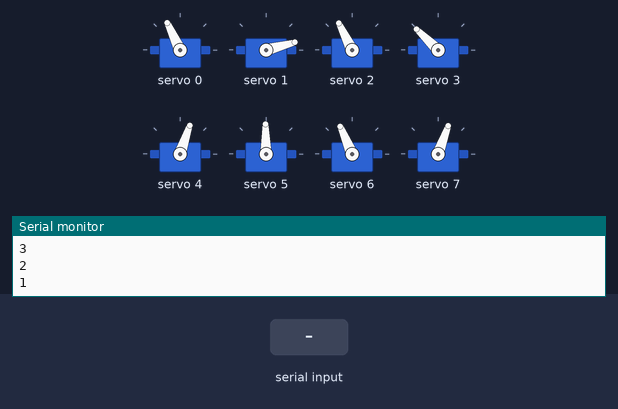
A sketch run on a simulated ESP32. Parts: 8 × servo, the last lines printed to the serial monitor. Inputs (shaded band) come from the test bench.

Above: at 12.2 s.
12.3 s: "2" received over Serial
At 12.78 s:
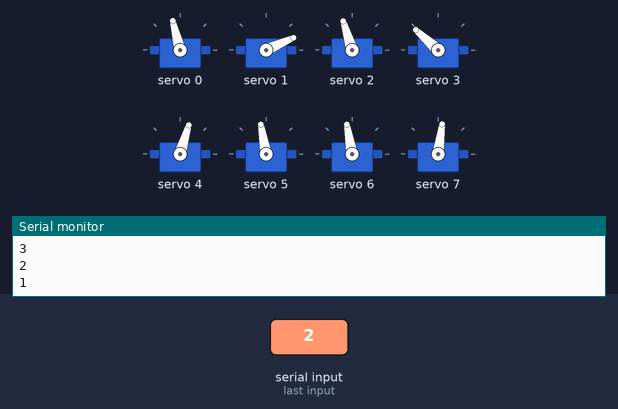
At 13.2 s:
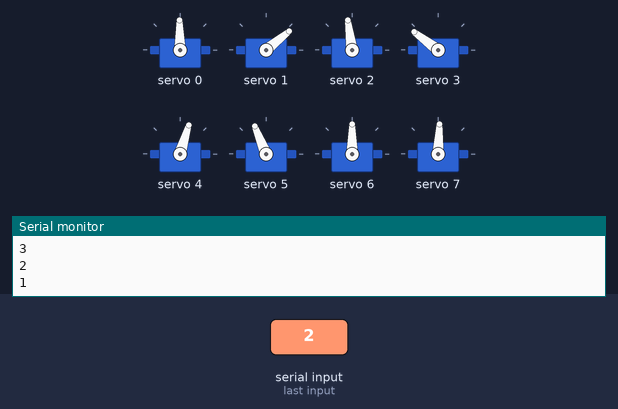
15.3 s: "1" received over Serial
18.3 s: "0" received over Serial
At 19.7 s:
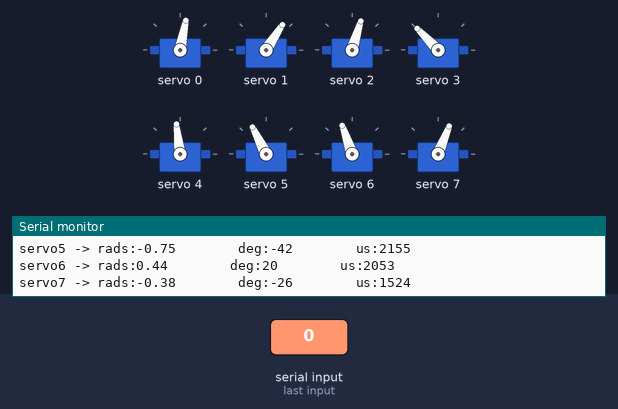
Timing chart, 0 to 21.3 s (numbered marks = the images above; inputs shaded):
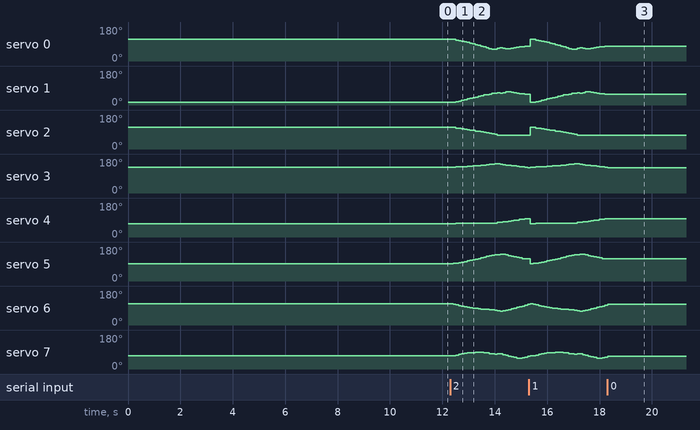

The sketch:

3D_SS_24.ino
```cpp
// HOW TO:
// ------------------------------
// Serial input = 2 -> Steps through gait sequence once and stops at the end.
// Serial input = 1 -> Steps through gait sequence in a loop.
// Serial input = 0 -> Stops infinite loop at the node where it is at that moment

//Gait template
#include <Wire.h>
#include <Adafruit_PWMServoDriver.h>

Adafruit_PWMServoDriver pca9685 = Adafruit_PWMServoDriver();

#define SERVO_FREQ 300
#define SER0 0 //Hip 1
#define SER1 1 //Knee 1
#define SER2 2 //Hip 2
#define SER3 3 //Knee 2
#define SER4 4 //Hip 3
#define SER5 5 //Knee 3
#define SER6 6 //Hip 4
#define SER7 7 //Knee 4


// Insert servo angles here:
// For 3D gaits, these angles are obtained from linearisation.py
// For 2D gaits, these angles are obtained from 2D_trajectory_reader.py
float SS_servo0[] = {-0.52407291, -0.49021802, -0.4011576 , -0.33692541, -0.27169592, -0.20207127, -0.11893662, -0.02689783,  0.06514097,  0.15717977,  0.24921856,  0.35622895,  0.46788593,  0.57954291,  0.68911854,  0.75501782,  0.73823177,  0.66211786,  0.57660867,  0.62914076,  0.68167407,  0.67827292,  0.63911576,  0.58212616,  0.52533786,  0.4651754 ,  0.42879681,  0.39042622,  0.35551432,  0.32696095,  0.29297619,  0.27249286,  0.26324717,  0.25387886,  0.21427577,  0.17777728,  0.14869815,  0.12325108,  0.09628608,  0.06892677,  0.0302168 , -0.00100424, -0.03243623, -0.06481915, -0.09777339, -0.13072763, -0.16368187, -0.19663611, -0.22981186, -0.26298939, -0.29616691, -0.33777755, -0.36693487, -0.39916066, -0.42043133, -0.44090668, -0.45462586, -0.4686307 , -0.48350488, -0.4973921 , -0.50947387, -0.52115225};
float SS_servo1[] = {1.75695259, 1.74715237, 1.67896675, 1.60790689, 1.52720349, 1.44625951, 1.36099697, 1.27288817, 1.18477937, 1.09667056, 1.00856176, 0.92836666, 0.85062765, 0.77288864, 0.69935329, 0.6494597 , 0.57707507, 0.53445383, 0.58108658, 0.52364449, 0.45325931, 0.41364472, 0.45771108, 0.54143241, 0.6208989 , 0.68501169, 0.69433839, 0.72088807, 0.73993082, 0.70680495, 0.67740186, 0.6232537 , 0.55534639, 0.50629714, 0.56258272, 0.64236391, 0.72359494, 0.80638877, 0.89070393, 0.98143173, 1.10621945, 1.21233828, 1.30339696, 1.38764556, 1.46104513, 1.53444471, 1.60784428, 1.68124385, 1.70994193, 1.73828273, 1.76662353, 1.77948146, 1.75686676, 1.73726352, 1.70794322, 1.6935954 , 1.68304406, 1.68320466, 1.69346345, 1.70572899, 1.72301372, 1.74520272};
float SS_servo2[] = { 0.50359521,  0.46617207,  0.39435722,  0.34699861,  0.29184173,  0.23681724,  0.18145257,  0.12586368,  0.07027479,  0.0146859 , -0.04090299, -0.10063619, -0.16165562, -0.22267504, -0.28433114, -0.34649595, -0.42340385, -0.49920536, -0.52456092, -0.52268881, -0.52301145, -0.52328487, -0.5139068 , -0.50950401, -0.51520682, -0.52273525, -0.52648241, -0.52607696, -0.52233878, -0.52036124, -0.52257417, -0.51816415, -0.4804406 , -0.41061825, -0.33490659, -0.24430491, -0.14482027, -0.04068091,  0.06209788,  0.1503599 ,  0.22566475,  0.31518496,  0.41812882,  0.51653624,  0.59497007,  0.67340391,  0.75183774,  0.83027157,  0.86194603,  0.89324677,  0.92454751,  0.89926859,  0.81330341,  0.74891129,  0.69763433,  0.65617866,  0.62738994,  0.60149368,  0.57497856,  0.54977144,  0.52690862,  0.50950705};
float SS_servo3[] = {0.98874006, 1.01002691, 1.05149906, 1.02811322, 1.03507277, 1.06240429, 1.08996599, 1.11767939, 1.1453928 , 1.17310621, 1.20081961, 1.24286816, 1.28936576, 1.33586337, 1.38337074, 1.41188226, 1.43649627, 1.4251553 , 1.35328795, 1.3088182 , 1.28753703, 1.25545049, 1.20156487, 1.15292863, 1.12035517, 1.07996599, 1.02972878, 0.97856145, 0.92582367, 0.856215  , 0.78091549, 0.71517739, 0.70041568, 0.73977526, 0.79237209, 0.8335559 , 0.86087207, 0.84887093, 0.78211824, 0.73807657, 0.78953601, 0.85654074, 0.85462294, 0.82708711, 0.76537716, 0.70366721, 0.64195725, 0.5802473 , 0.49037647, 0.40028058, 0.31018468, 0.3095474 , 0.43474836, 0.51635448, 0.58839682, 0.650195  , 0.6968767 , 0.7457557 , 0.80619   , 0.86792717, 0.93303631, 0.9859996 };
float SS_servo4[] = { 0.53003416,  0.5292782 ,  0.49998452,  0.50117181,  0.50592498,  0.49898722,  0.49734707,  0.49919845,  0.50104984,  0.50290122,  0.5047526 ,  0.50919443,  0.51444024,  0.51968604,  0.52311203,  0.50612226,  0.4666643 ,  0.41827229,  0.36998011,  0.33578764,  0.29060456,  0.24129825,  0.1930062 ,  0.14150976,  0.08926453,  0.03335373, -0.01937308, -0.06000351, -0.08539675, -0.11705006, -0.17055345, -0.20356563, -0.23324656, -0.26804552, -0.30755876, -0.33344457, -0.33810478, -0.32895902, -0.33472193, -0.34031126, -0.35533389, -0.39426033, -0.43907599, -0.4662798 , -0.45333325, -0.44038669, -0.42744013, -0.41449357, -0.34652805, -0.2781228 , -0.20971755, -0.11803822, -0.02479183,  0.04859235,  0.12031256,  0.18644445,  0.24745176,  0.30981136,  0.36840231,  0.42497392,  0.47778096,  0.51847202};
float SS_servo5[] = {-0.11927679, -0.15980609, -0.17817685, -0.25490646, -0.34039755, -0.40209609, -0.47229004, -0.54808314, -0.62387624, -0.69966934, -0.77546244, -0.85978575, -0.9467565 , -1.03372725, -1.11958166, -1.18578774, -1.23384879, -1.28873206, -1.32165341, -1.30158376, -1.23062977, -1.1531542 , -1.07535882, -0.99673408, -0.92313081, -0.85157876, -0.78971181, -0.75130455, -0.74582541, -0.75168481, -0.72438421, -0.74584896, -0.76824167, -0.76876016, -0.72208139, -0.66801015, -0.64563133, -0.65127103, -0.62492369, -0.59864229, -0.55303461, -0.45469196, -0.37166935, -0.31618867, -0.31048505, -0.30478142, -0.2990778 , -0.29337418, -0.34549036, -0.39806866, -0.45064696, -0.51995034, -0.59024354, -0.63058712, -0.66094748, -0.64943407, -0.57011345, -0.48781967, -0.39738046, -0.29761038, -0.17930896, -0.10133399};
float SS_servo6[] = { 0.42949732,  0.40112879,  0.32007818,  0.23784371,  0.15874315,  0.10121347,  0.04980977,  0.00244358, -0.04492261, -0.09228879, -0.13965498, -0.16152544, -0.17548302, -0.18944061, -0.19978506, -0.21791764, -0.26912336, -0.35211805, -0.38870698, -0.36145655, -0.297049  , -0.21307322, -0.12612494, -0.04286818,  0.0408437 ,  0.10821097,  0.16670724,  0.2486894 ,  0.35605953,  0.43743881,  0.49475872,  0.53595318,  0.53596482,  0.50899716,  0.50849834,  0.48948506,  0.48937723,  0.49686018,  0.50138032,  0.50533267,  0.50356377,  0.51551298,  0.53028009,  0.53790601,  0.53280582,  0.52770564,  0.52260545,  0.51750527,  0.48054072,  0.4433215 ,  0.40610229,  0.38735079,  0.38099352,  0.35004408,  0.33438772,  0.32075505,  0.31862745,  0.32906112,  0.35082212,  0.37634799,  0.40986218,  0.43101796};
float SS_servo7[] = {-0.40389916, -0.39132887, -0.30560759, -0.21558358, -0.13526961, -0.08878615, -0.05514237, -0.02996094, -0.00477951,  0.02040193,  0.04558336,  0.01856937, -0.024644  , -0.06785738, -0.1190464 , -0.16800816, -0.18002459, -0.14210145, -0.17324375, -0.26626131, -0.36028821, -0.44310939, -0.52341515, -0.60267724, -0.68796469, -0.72294649, -0.65246586, -0.56668647, -0.47022828, -0.37998136, -0.2955232 , -0.19217989, -0.11789498, -0.10558128, -0.13752812, -0.11104794, -0.108059  , -0.1142605 , -0.11767413, -0.1182346 , -0.1013088 , -0.11794331, -0.1531511 , -0.17650379, -0.18452125, -0.1925387 , -0.20055615, -0.2085736 , -0.17411768, -0.13932231, -0.10452693, -0.10844616, -0.13457035, -0.11516154, -0.11712545, -0.11627055, -0.12896454, -0.16208259, -0.21449456, -0.27250279, -0.34460074, -0.39673752};

int node=0;
int first=0;
int input=0;
int end_time=0;
int time_step=100000;
int steps = sizeof(SS_servo0)/sizeof(SS_servo0[0]);
int one_print = 0;

// -------------------Joint configurations-------------------
int servo0=0;
int servo0_deg=0;
int servo1=0;
int servo1_deg=0;
int servo2=0;
int servo2_deg=0;
int servo3=0;
int servo3_deg=0;
int servo4=0;
int servo4_deg=0;
int servo5=0;
int servo5_deg=0;
int servo6=0;
int servo6_deg=0;
int servo7=0;
int servo7_deg=0;

void setup() {
  Serial.begin(115200);
  pca9685.begin();

  pca9685.setOscillatorFrequency(27000000); //Value between 24MHz and 27MHz, tuned for this setup
  pca9685.setPWMFreq(SERVO_FREQ);
  delay (1000);

  servo0_deg=SS_servo0[0]/3.14159265*180;
  servo0=map(servo0_deg,-38,90,2200,1030);
  servo1_deg=SS_servo1[0]/3.14159265*180;
  servo1=map(servo1_deg,-90,90,2600,950);
  servo2_deg=SS_servo2[0]/3.14159265*180;
  servo2=map(servo2_deg,-38,90,1510,2730);
  servo3_deg=SS_servo3[0]/3.14159265*180;
  servo3=map(servo3_deg,-90,90,1100,2700);
  servo4_deg=SS_servo4[0]/3.14159265*180;
  servo4=map(servo4_deg,-90,38,2700,1500);
  servo5_deg=SS_servo5[0]/3.14159265*180;
  servo5=map(servo5_deg,-90,90,2600,930);
  servo6_deg=SS_servo6[0]/3.14159265*180;
  servo6=map(servo6_deg,-90,38,850,2250);
  servo7_deg=SS_servo7[0]/3.14159265*180;
  servo7=map(servo7_deg,-90,90,920,2620);

  pca9685.setPWM(SER0,0,servo0);
  pca9685.setPWM(SER1,0,servo1);
  pca9685.setPWM(SER2,0,servo2);
  pca9685.setPWM(SER3,0,servo3);
  pca9685.setPWM(SER4,0,servo4);
  pca9685.setPWM(SER5,0,servo5);
  pca9685.setPWM(SER6,0,servo6);
  pca9685.setPWM(SER7,0,servo7);

  Serial.print("Node:");
  Serial.println(node);
  Serial.print("servo0 -> rads:");
  Serial.print(SS_servo0[node]);
  Serial.print("        deg:");
  Serial.print(servo0_deg);
  Serial.print("        us:");
  Serial.println(servo0);
  Serial.print("servo1 -> rads:");
  Serial.print(SS_servo1[node]);
  Serial.print("        deg:");
  Serial.print(servo1_deg);
  Serial.print("        us:");
  Serial.println(servo1);
  Serial.print("servo2 -> rads:");
  Serial.print(SS_servo2[node]);
  Serial.print("        deg:");
  Serial.print(servo2_deg);
  Serial.print("        us:");
  Serial.println(servo2);
  Serial.print("servo3 -> rads:");
  Serial.print(SS_servo3[node]);
  Serial.print("        deg:");
  Serial.print(servo3_deg);
  Serial.print("        us:");
  Serial.println(servo3);
  Serial.print("servo4 -> rads:");
  Serial.print(SS_servo4[node]);
  Serial.print("        deg:");
  Serial.print(servo4_deg);
  Serial.print("        us:");
  Serial.println(servo4);
  Serial.print("servo5 -> rads:");
  Serial.print(SS_servo5[node]);
  Serial.print("        deg:");
  Serial.print(servo5_deg);
  Serial.print("        us:");
  Serial.println(servo5);
  Serial.print("servo6 -> rads:");
  Serial.print(SS_servo6[node]);
  Serial.print("        deg:");
  Serial.print(servo6_deg);
  Serial.print("        us:");
  Serial.println(servo6);
  Serial.print("servo7 -> rads:");
  Serial.print(SS_servo7[node]);
  Serial.print("        deg:");
  Serial.print(servo7_deg);
  Serial.print("        us:");
  Serial.println(servo7);

  Serial.println("10");
  delay(1000);
  Serial.println("9");
  delay(1000);
  Serial.println("8");
  delay(1000);
  Serial.println("7");
  delay(1000);
  Serial.println("6");
  delay(1000);
  Serial.println("5");
  delay(1000);
  Serial.println("4");
  delay(1000);
  Serial.println("3");
  delay(1000);
  Serial.println("2");
  delay(1000);
  Serial.println("1");
  delay(1000);

}

void loop()
{
  if(Serial.available()>0)
  {
    first=Serial.read();
    if(first=='2')
    {
      input=2;
      node=0;
      one_print=1;
    }
    if(first=='1')
    {
      input=1;
      node=0;
      one_print=1;
    }
    if(first=='0')
    {
      input=0;
    }
  }
  if(input==1 or input==2)
  {
      if(esp_timer_get_time()>=end_time)
      {
        servo0_deg=SS_servo0[node]/3.14159265*180;
        servo0=map(servo0_deg,-38,90,2200,1030);
        servo1_deg=SS_servo1[node]/3.14159265*180;
        servo1=map(servo1_deg,-90,90,2600,950);
        servo2_deg=SS_servo2[node]/3.14159265*180;
        servo2=map(servo2_deg,-38,90,1510,2730);
        servo3_deg=SS_servo3[node]/3.14159265*180;
        servo3=map(servo3_deg,-90,90,1100,2700);
        servo4_deg=SS_servo4[node]/3.14159265*180;
        servo4=map(servo4_deg,-90,38,2700,1500);
        servo5_deg=SS_servo5[node]/3.14159265*180;
        servo5=map(servo5_deg,-90,90,2600,930);
        servo6_deg=SS_servo6[node]/3.14159265*180;
        servo6=map(servo6_deg,-90,38,850,2250);
        servo7_deg=SS_servo7[node]/3.14159265*180;
        servo7=map(servo7_deg,-90,90,920,2620);

        pca9685.setPWM(SER0,0,servo0);
        pca9685.setPWM(SER1,0,servo1);
        pca9685.setPWM(SER2,0,servo2);
        pca9685.setPWM(SER3,0,servo3);
        pca9685.setPWM(SER4,0,servo4);
        pca9685.setPWM(SER5,0,servo5);
        pca9685.setPWM(SER6,0,servo6);
        pca9685.setPWM(SER7,0,servo7);

        node+=1;
        if(node>=steps and input==1)
        {
          Serial.print("Input:");
          Serial.println(input);
          node=0;
        }
        if(node>=steps and input==2)
        {
          Serial.print("Input:");
          Serial.println(input);
          input=0;
        }
         end_time=esp_timer_get_time()+time_step;
      }
   }

  if(input == 0)
  {
        pca9685.setPWM(SER0,0,servo0);
        pca9685.setPWM(SER1,0,servo1);
        pca9685.setPWM(SER2,0,servo2);
        pca9685.setPWM(SER3,0,servo3);
        pca9685.setPWM(SER4,0,servo4);
        pca9685.setPWM(SER5,0,servo5);
        pca9685.setPWM(SER6,0,servo6);
        pca9685.setPWM(SER7,0,servo7);

        if(one_print==1)
        {
          Serial.print("Input:");
          Serial.println(input);
          Serial.print("Node:");
          Serial.println(node);
          Serial.print("servo0 -> rads:");
          Serial.print(SS_servo0[node]);
          Serial.print("        deg:");
          Serial.print(servo0_deg);
          Serial.print("        us:");
          Serial.println(servo0);
          Serial.print("servo1 -> rads:");
          Serial.print(SS_servo1[node]);
          Serial.print("        deg:");
          Serial.print(servo1_deg);
          Serial.print("        us:");
          Serial.println(servo1);
          Serial.print("servo2 -> rads:");
          Serial.print(SS_servo2[node]);
          Serial.print("        deg:");
          Serial.print(servo2_deg);
          Serial.print("        us:");
          Serial.println(servo2);
          Serial.print("servo3 -> rads:");
          Serial.print(SS_servo3[node]);
          Serial.print("        deg:");
          Serial.print(servo3_deg);
          Serial.print("        us:");
          Serial.println(servo3);
          Serial.print("servo4 -> rads:");
          Serial.print(SS_servo4[node]);
          Serial.print("        deg:");
          Serial.print(servo4_deg);
          Serial.print("        us:");
          Serial.println(servo4);
          Serial.print("servo5 -> rads:");
          Serial.print(SS_servo5[node]);
          Serial.print("        deg:");
          Serial.print(servo5_deg);
          Serial.print("        us:");
          Serial.println(servo5);
          Serial.print("servo6 -> rads:");
          Serial.print(SS_servo6[node]);
          Serial.print("        deg:");
          Serial.print(servo6_deg);
          Serial.print("        us:");
          Serial.println(servo6);
          Serial.print("servo7 -> rads:");
          Serial.print(SS_servo7[node]);
          Serial.print("        deg:");
          Serial.print(servo7_deg);
          Serial.print("        us:");
          Serial.println(servo7);
          one_print=0;
        }

  }
}
```

Measured:
- after the input at 18.3 s, servo 0: goes on until 18.3 s, then stays 79°; servo 1: goes on until 18.3 s, then stays 57°; servo 2: goes on until 18.3 s, then stays 73°; servo 3: goes on until 18.3 s, then stays 134°; servo 4: goes on until 18.3 s, then stays 97°
